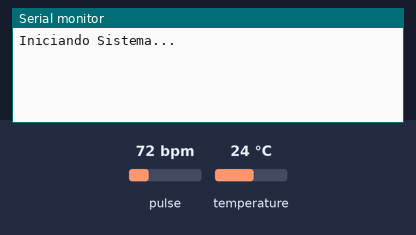
Recording of a sketch running on a simulated ESP32. On the bench: the last lines printed to the serial monitor. The inputs (shaded band) are chosen by the test bench; at power-on: pulse 72 bpm, temperature 24 °C.

Above: at 1.2 s.
1.3 s: pulse set to 42 bpm
At 4.0 s:
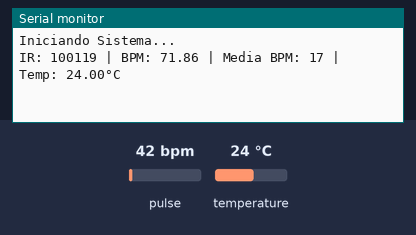
7.0 s: temperature set to 12 °C
At 8.4 s:
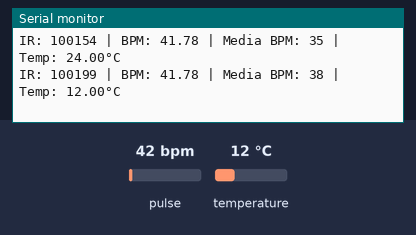
8.5 s: pulse set to 70 bpm
10.0 s: temperature set to 19 °C
At 12.2 s:
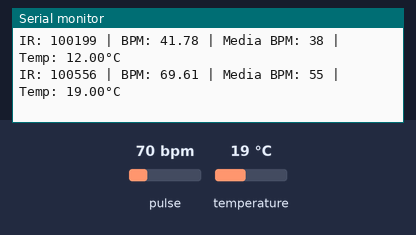
Timing chart, 0 to 12.5 s (numbered marks = the images above; inputs shaded):
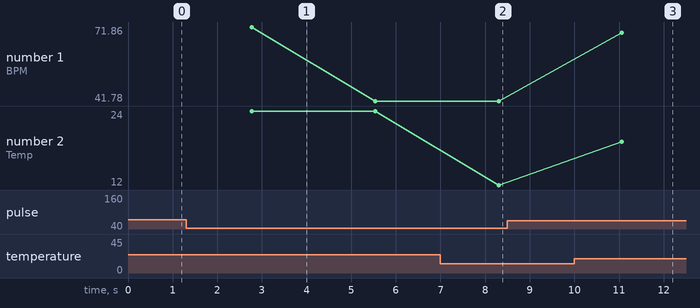

Measured:
- after the input at 1.3 s, the serial monitor: prints a new line after 1.5 s (image 1)
- after the input at 7.0 s, the serial monitor: prints a new line after 1.3 s (image 2)
- after the input at 10.0 s, the serial monitor: prints a new line after 1.1 s (image 3)
- plotted number 2: 24 → 12 after the input at 7.0 s, 12 → 19 after the input at 10.0 s

The sketch:

sketch_may16a.ino
```cpp
#include <Wire.h>

#include "MAX30105.h"

#include "heartRate.h"

#include <OneWire.h>

#include <DallasTemperature.h>


// Configurações do Sensor de Temperatura (DS18B20)

const int ONE_WIRE_BUS = 4;

OneWire oneWire(ONE_WIRE_BUS);

DallasTemperature sensors(&oneWire);


// Configurações do Sensor de Batimento (MAX30102)

MAX30105 particleSensor;

const byte RATE_SIZE = 4;

byte rates[RATE_SIZE];

byte rateSpot = 0;

long lastBeat = 0;

float beatsPerMinute;

int beatAvg;


void setup() {

  Serial.begin(115200);

  Serial.println("Iniciando Sistema...");


  // Inicializa I2C nos pinos padrão do C3 (SDA: 8, SCL: 9)

  Wire.begin(8, 9);


  // Inicializa o DS18B20

  sensors.begin();


  // Inicializa o MAX30102

  if (!particleSensor.begin(Wire, I2C_SPEED_FAST)) {

    Serial.println("MAX30102 não encontrado. Verifique a fiação!");

    while (1);

  }


  particleSensor.setup();

  particleSensor.setPulseAmplitudeRed(0x0A); // Baixa potência para indicar atividade

  particleSensor.setPulseAmplitudeGreen(0);  // Desliga o LED verde

}


void loop() {

  // --- Lógica do Batimento Cardíaco ---

  long irValue = particleSensor.getIR();


  if (checkForBeat(irValue) == true) {

    long delta = millis() - lastBeat;

    lastBeat = millis();


    beatsPerMinute = 60 / (delta / 1000.0);


    if (beatsPerMinute < 255 && beatsPerMinute > 20) {

      rates[rateSpot++] = (byte)beatsPerMinute;

      rateSpot %= RATE_SIZE;


      // Média das últimas leituras

      beatAvg = 0;

      for (byte x = 0; x < RATE_SIZE; x++) beatAvg += rates[x];

      beatAvg /= RATE_SIZE;

    }

  }


  // --- Lógica da Temperatura (Lida a cada 2 segundos para não travar o loop) ---

  static unsigned long lastTempRequest = 0;

  if (millis() - lastTempRequest >= 2000) {

    sensors.requestTemperatures();

    float tempC = sensors.getTempCByIndex(0);


    Serial.print("IR: "); Serial.print(irValue);

    if (irValue < 50000) {

      Serial.print(" | Nenhum dado detectado");

    } else {

      Serial.print(" | BPM: "); Serial.print(beatsPerMinute);

      Serial.print(" | Media BPM: "); Serial.print(beatAvg);

    }


    Serial.print(" | Temp: ");

    if (tempC != DEVICE_DISCONNECTED_C) {

      Serial.print(tempC);

      Serial.println("°C");

    } else {

      Serial.println("Erro no sensor de temp.");

    }


    lastTempRequest = millis();

  }

} 
```
